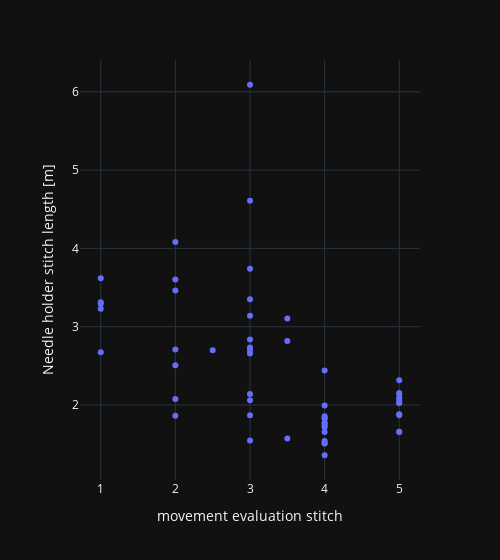

Notebook cell for this chart:
### Code cell
import plotly.express as px
px.scatter(dfst, y="Needle holder stitch length [m]", x=relevant_column, hover_data=["filename", "stitch_id"], width=500)

### Figure 1 — Plotly figure (JSON) as saved in the notebook; plotly's stock layout.template omitted (floating-point values rounded to 4 significant figures; data arrays with more than 128 entries replaced by an {"elided": "..."} marker saying what was removed)
{"data": [{"customdata": {"elided": "150x2 mixed values"}, "hovertemplate": "movement evaluation stitch=%{x}<br>Needle holder stitch length [m]=%{y}<br>filename=%{customdata[0]}<br>stitch_id=%{customdata[1]}<extra></extra>", "legendgroup": "", "marker": {"color": "#636efa", "symbol": "circle"}, "mode": "markers", "name": "", "orientation": "v", "showlegend": false, "x": {"elided": "150 float values"}, "xaxis": "x", "y": {"elided": "150 float values"}, "yaxis": "y", "type": "scatter"}], "layout": {"xaxis": {"anchor": "y", "domain": [0.0, 1.0], "title": {"text": "movement evaluation stitch"}}, "yaxis": {"anchor": "x", "domain": [0.0, 1.0], "title": {"text": "Needle holder stitch length [m]"}}, "legend": {"tracegroupgap": 0}, "margin": {"t": 60}, "width": 500}}
